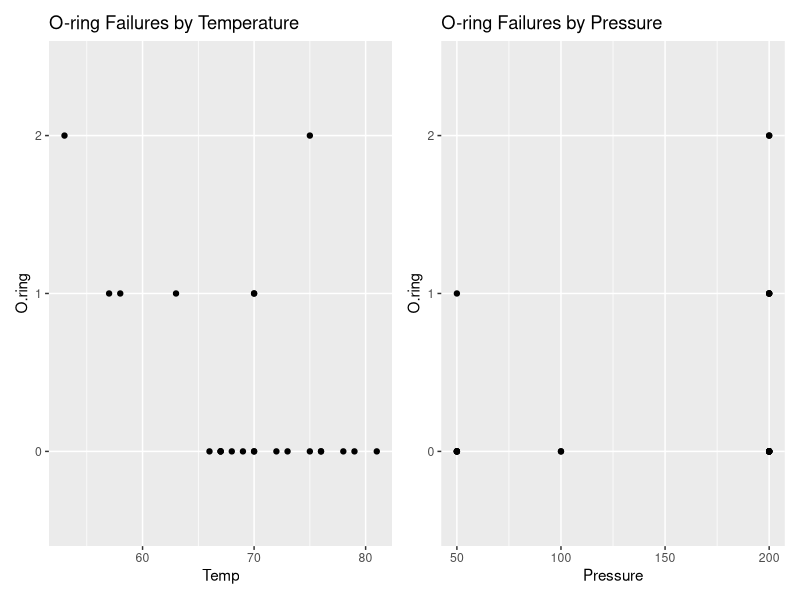
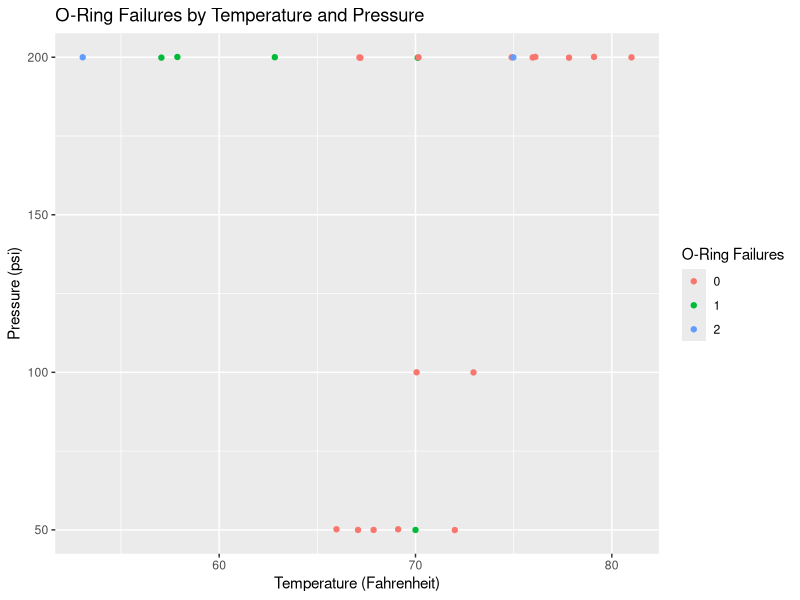
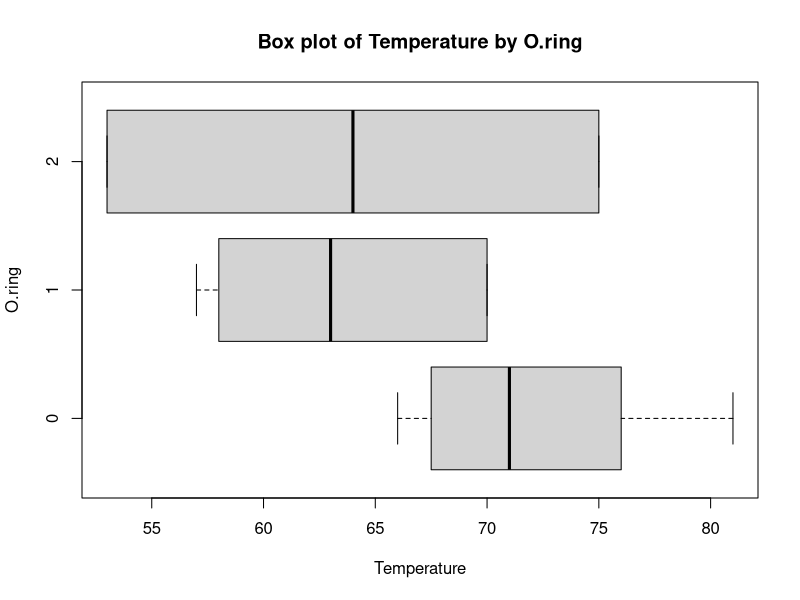
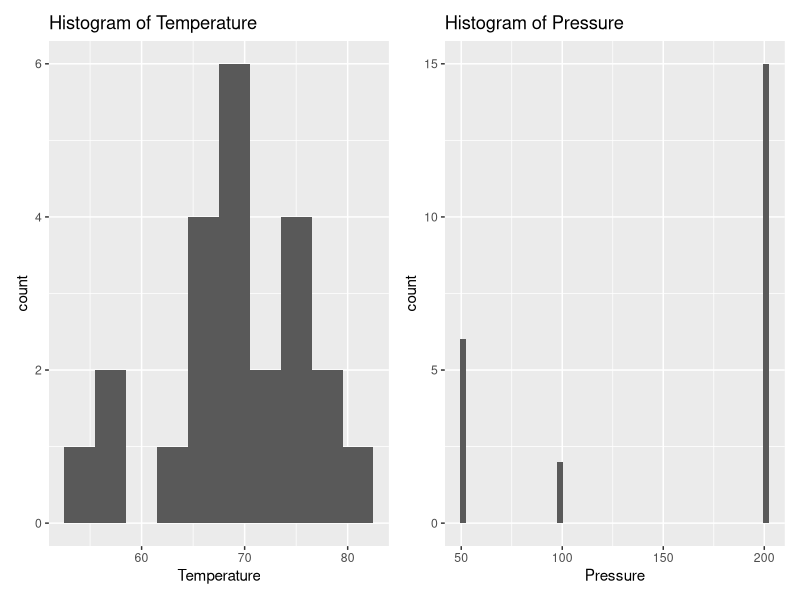
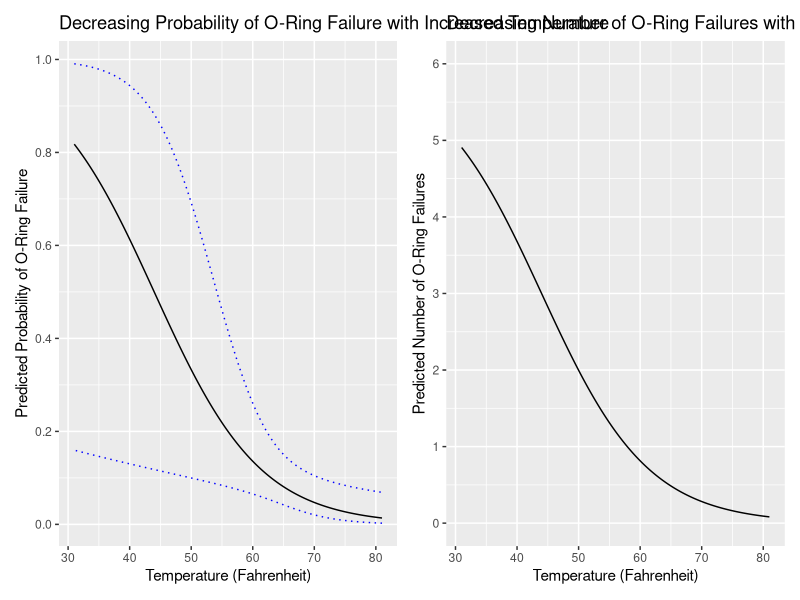
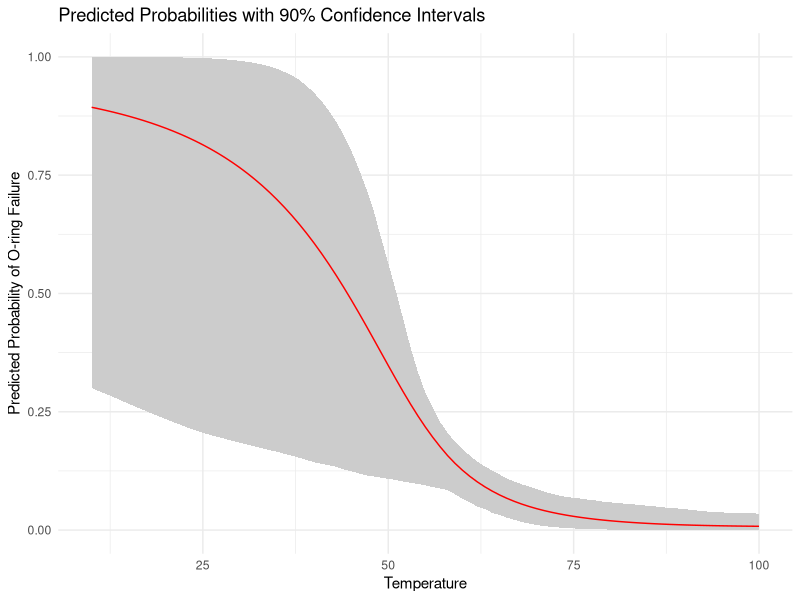
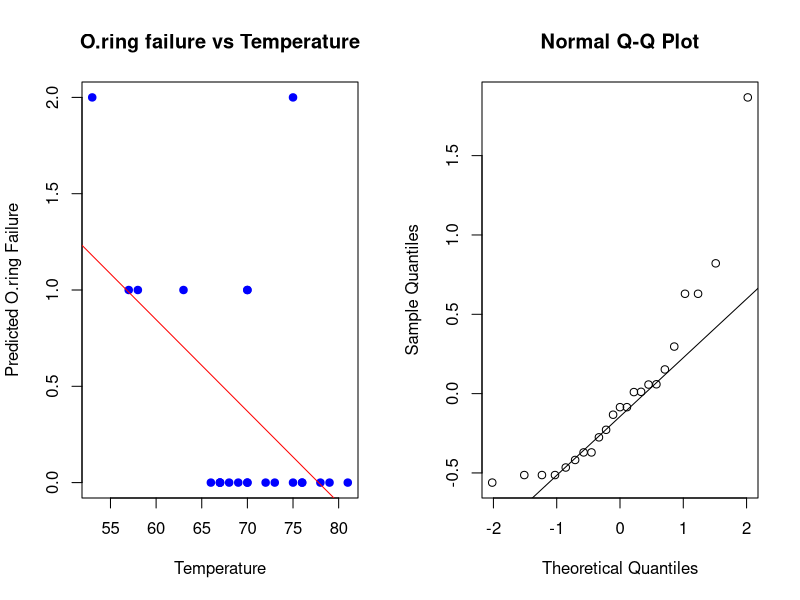
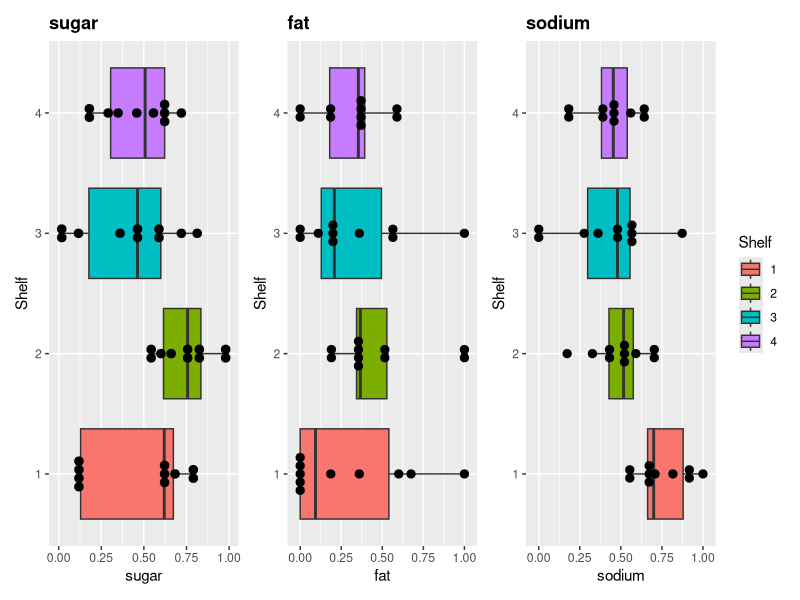

These figures' R source, in order:
## ---- chunk 1
library(tidyverse)
library(patchwork)
library(lmtest)
library(ggplot2)
library(car)
library(dplyr)

library(nnet)
library(GGally)
library(gridExtra)

set.seed(123)
## ---- chunk 2
challenger <- read.csv("../data/raw/challenger.csv")
## ---- chunk 3
scatter_temp <- challenger %>% ggplot(aes(y = factor(O.ring), x = Temp)) +
    geom_point() +
    ylab("O.ring") +
    labs(title = "O-ring Failures by Temperature")

scatter_pressure <- challenger %>% ggplot(aes(y = factor(O.ring), x = Pressure)) +
    geom_point() +
    ylab("O.ring") +
    labs(title = "O-ring Failures by Pressure")

scatter_temp | scatter_pressure
## ---- chunk 4
challenger %>% ggplot(aes(x = Temp, y = Pressure)) +
  geom_point(aes(color = factor(O.ring)),
             position = position_jitter(width = 0.2, height = 0.2)) +
  xlab("Temperature (Fahrenheit)") +
  ylab("Pressure (psi)") +
  labs(title = "O-Ring Failures by Temperature and Pressure",
       color = "O-Ring Failures")
## ---- chunk 5
boxplot(challenger$Temp ~ challenger$O.ring, xlab = "Temperature", ylab = "O.ring",
        main = "Box plot of Temperature by O.ring", horizontal = TRUE)
## ---- chunk 6
temp_hist <- challenger %>% ggplot(aes(x = Temp)) +
    geom_histogram(binwidth = 3) +
    xlab("Temperature") +
    labs(title = "Histogram of Temperature")
pressure_hist <- challenger %>% ggplot(aes(x = Pressure)) +
    geom_histogram(binwidth = 3) +
    xlab("Pressure") +
    labs(title = "Histogram of Pressure")

temp_hist | pressure_hist
## ---- chunk 7
# Logistic regression from the paper
mod_full <- glm(cbind(O.ring, 6 - O.ring) ~ Temp + Pressure,
                data = challenger, family = binomial(link = "logit"))
summary(mod_full)
## ---- chunk 8
Anova(mod_full, test = "LR")
## ---- chunk 9
# Estimate model with only temperature
mod_temp <- glm(cbind(O.ring, 6 - O.ring) ~ Temp,
                data = challenger, family = binomial(link = "logit"))

# Estimate model with temperature and quadratic term
mod_temp_quad <- glm(cbind(O.ring, 6 - O.ring) ~ Temp + I(Temp^2),
                    data = challenger, family = binomial(link = "logit"))

# Determine if quadratic term is important to the model
anova(mod_temp, mod_temp_quad, test = "Chisq")
## ---- chunk 10
# Return the coefficients of the model
beta_hat <- mod_temp$coefficients

# Define the Temperature sequence
temp_seq <- seq(from = 31, to = 81, by = 0.1)

# Get the standard error
new_data <- data.frame(Temp = temp_seq)
pred_temp <- predict(mod_temp, newdata = new_data, type = "link", se.fit = TRUE)
temp_se <- pred_temp$se.fit

pred_prob_graph <- ggplot() +
    geom_ribbon(aes(x = temp_seq,
                ymin = plogis(beta_hat[1] + beta_hat[2] * temp_seq - 1.96 * temp_se),
                ymax = plogis(beta_hat[1] + beta_hat[2] * temp_seq + 1.96 * temp_se)),
            color = "blue",
            linetype = "dotted",
            fill = NA) +
    geom_line(aes(
        x = temp_seq,
        y = 1 / (1 + exp(-(beta_hat[1] + beta_hat[2] * temp_seq)))),
        xlim = c(31, 81)
    ) +
    ylab("Predicted Probability of O-Ring Failure") +
    xlab("Temperature (Fahrenheit)") +
    labs(title = "Decreasing Probability of O-Ring Failure with Increased Temperature") + 
    scale_x_continuous(breaks = seq(30, 80, by = 10), limits = c(31, 81)) +
    scale_y_continuous(breaks = seq(0, 1, by = 0.2))

pred_probs_temp <- predict(mod_temp, newdata = new_data, type = "response")

pred_num_graph <- ggplot() +
    geom_line(
    aes(x = temp_seq, y = (pred_probs_temp * 6)),
    xlim = c(31, 81)) +
    ylab("Predicted Number of O-Ring Failures") +
    xlab("Temperature (Fahrenheit)") +
    labs(title = "Decreasing Number of O-Ring Failures with Increased Temperature") + 
    scale_x_continuous(breaks = seq(30, 80, by = 10), limits = c(31, 81)) +
    scale_y_continuous(breaks = seq(0, 6, by = 1), limits = c(0, 6))

pred_prob_graph | pred_num_graph
## ---- chunk 11
# Set the number of bootstrap samples
B <- 1000

# Initialize a matrix to store the bootstrap predictions
temps <- 10:100
bootstrap_preds <- matrix(NA, nrow = B, ncol = length(temps))
colnames(bootstrap_preds) <- temps

# Run the bootstrap
for (b in 1:B) {
  # Resample the data
  bootstrap_data <- challenger[sample(nrow(challenger), replace = TRUE), ]
  # Fit the model to the bootstrap data
  bootstrap_model <- glm(cbind(O.ring, 6 - O.ring) ~ Temp, 
                         data = bootstrap_data, family = binomial)
  # Compute predictions at each temperature
  for (temp in temps) {
    bootstrap_preds[b, as.character(temp)] <- 
      predict(bootstrap_model, newdata = data.frame(Temp = temp), type = "response")
  }
}

# Compute 90% confidence intervals
ci_lower <- apply(bootstrap_preds, 2, function(x) quantile(x, 0.05))
ci_upper <- apply(bootstrap_preds, 2, function(x) quantile(x, 0.95))

# Compute mean predictions at each temperature
mean_preds <- apply(bootstrap_preds, 2, mean)

# Combine results into a data frame
results <- data.frame(
  Temperature = temps,
  Lower_CI = ci_lower,
  Upper_CI = ci_upper,
  Mean_Pred = mean_preds
)

ggplot(results, aes(x = Temperature)) +
  geom_ribbon(aes(ymin = Lower_CI, ymax = Upper_CI), fill = "grey80") +
  geom_line(aes(y = Mean_Pred), color = "red") +  
  labs(y = "Predicted Probability of O-ring Failure",
       title = "Predicted Probabilities with 90% Confidence Intervals") +
  theme_minimal()
## ---- chunk 12
# Define a linear model
linear_model <- lm(O.ring ~ Temp, data = challenger)
# Predict probabilities
challenger$predicted <- predict(linear_model, type = "response")
# Create a scatter plot of observed vs predicted values
par(mfrow=c(1,2))
plot(challenger$Temp, challenger$O.ring,
     main = "O.ring failure vs Temperature",
     xlab = "Temperature",
     ylab = "Predicted O.ring Failure",
     pch = 19,
     col = "blue")
abline(linear_model, col = "red")

# Add regression line
qqnorm(resid(linear_model))
qqline(resid(linear_model))
## ---- chunk 13
cereal <- read_csv('../data/short-questions/cereal_dillons.csv')
## ---- chunk 14
# rescale the values between 0 and 1
Rescale <- function(values) {
    return((values - min(values)) / (max(values) - min(values)))
}

cereal <- cereal %>%
    mutate(
        Shelf = factor(Shelf),
        Cereal = factor(Cereal),
        sodium_g = (sodium_mg / 1000),
        sugar = Rescale(sugar_g / size_g),
        fat = Rescale(fat_g / size_g),
        sodium = Rescale(sodium_g / size_g)
    )
## ---- chunk 15
BoxPlot <- function(df, col) {
    return(
        df %>% ggplot(aes(x = Shelf, y = !!sym(col))) +
            geom_boxplot(aes(fill = Shelf)) +
            geom_dotplot(binaxis = "y", stackdir = "center", binwidth = 0.05) +
            labs(fill = "Shelf") +
            coord_flip() +
            ggtitle(col) +
            theme(plot.title = element_text(lineheight = 1, face = "bold")) +
            ylab(col) +
            xlab("Shelf")
    )
}

BoxPlot(cereal, "sugar") + theme(legend.position = "none") | BoxPlot(cereal, "fat") + theme(legend.position = "none") | BoxPlot(cereal, "sodium")
## ---- chunk 16
cereal %>% select(Shelf, sugar, fat, sodium) %>% ggparcoord(
    columns = 2:4,
    groupColumn = 1,
    showPoints = TRUE,
    scale = "globalminmax",
    title = "Parallel Coordinates Plot for Explanatory Variables and Shelf Number",
    alphaLines = 0.5
)
## ---- chunk 17
model_cereal_shelves_linear <- multinom(Shelf ~ sugar + fat + sodium, data = cereal)
summary(model_cereal_shelves_linear)

model_cereal_shelves_quadratic <- multinom(
    Shelf ~ sugar + fat + sodium +
    sugar:fat + sugar:sodium + fat:sodium + sugar:fat:sodium,
    data = cereal
)
## ---- chunk 18
lrt_cereal_main_effects <- round(Anova(model_cereal_shelves_linear), 4)
lrt_cereal_main_effects
## ---- chunk 19
lrt_cereal_quadratic_effects <- round(Anova(model_cereal_shelves_quadratic), 4)
lrt_cereal_quadratic_effects
## ---- chunk 20
Rescale2 <- function(value, col) {
    minn <- ifelse(value < min(cereal[col] / cereal$size_g), value, 
                   min(cereal[col] / cereal$size_g))
    maxx <- ifelse(value > max(cereal[col] / cereal$size_g), value, 
                   max(cereal[col] / cereal$size_g))
    return((value - minn) / (maxx - minn))
}
apple_jacks <- data.frame(
    sugar = Rescale2(12 / 28, "sugar_g"),
    fat = Rescale2(0.5 / 28, "fat_g"),
    sodium = Rescale2((130 / 1000) / 28, "sodium_g")
)
aj_shelf_probs <- predict(model_cereal_shelves_linear, newdata = apple_jacks, type = "probs")
round(aj_shelf_probs, 4)
## ---- chunk 21
# Define a function to calculate predicted probabilities for each shelf using mean fat and sugar
predict_prob <- function(sugar, model) {
  graph_data <- data.frame(sugar = sugar,
                         fat = mean(cereal$fat),
                         sodium = mean(cereal$sodium))
  predicted_probs <- predict(model, newdata = graph_data, type = "probs")
  return(predicted_probs)
}

# Plot the predicted probabilities for each shelf
# Plot Shelf 1
curve(predict_prob(x, model_cereal_shelves_linear)[, "1"], from = 0, to = 1,
      xlab = "Sugar", ylab = expression(hat(pi)), 
      main = "Predicted Probability of Shelf for Varying Sugar",
      col = "blue", lwd = 2, ylim = c(0, 1))

# Plot Shelf 2
curve(predict_prob(x, model_cereal_shelves_linear)[, "2"], add = TRUE,
      col = "red", lwd = 2)

# Plot Shelf 3
curve(predict_prob(x, model_cereal_shelves_linear)[, "3"], add = TRUE,
      col = "green", lwd = 2)

# Plot Shelf 4
curve(predict_prob(x, model_cereal_shelves_linear)[, "4"], add = TRUE,
      col = "purple", lwd = 2)

# Create a legend
legend("topleft", legend = c("Shelf 1", "Shelf 2", "Shelf 3", "Shelf 4"),
       col = c("blue", "red", "green", "purple"), lwd = 2)
## ---- chunk 22
odds_ratios <- round(exp(coef(model_cereal_shelves_linear)[,2:4])/10,2)
odds_ratios

cis_odd_ratios <- exp(confint(model_cereal_shelves_linear, level = 0.95))/10
cis_odd_ratios[2:4,,]
## ---- chunk 23
drinks <- read_csv('../data/short-questions/DeHartSimplified.csv')
## ---- chunk 24
# Median and above is defined as "high self esteem" for both rosn and state
drinks <- drinks %>%
  mutate(trait_bin = cut(rosn, breaks = 3), state_bin = cut(state, breaks=3))

agg_df <- aggregate(drinks$numall, by=list(drinks$id), FUN=mean) %>%
  rename("avg_drinks" = "x", "id" = "Group.1")

drinks <- inner_join(x=drinks, y=agg_df, by="id") 

drinks <- mutate(drinks, scaled_drinks = numall / avg_drinks)

pairs(~numall + scaled_drinks + nrel + prel + rosn +state, data = drinks)
## ---- chunk 25
p_0 <- drinks %>%
  ggplot(aes(x= numall, y = ..prop.., group = 1)) +
  geom_bar(fill = 'DarkBlue', color = 'black') +
  geom_text(stat='count', aes(label=..count..), vjust=-1) +
  xlab("Number of Drinks") +
  ylab("Proportion") +
  ylim(0,0.35)
p_0

p1 <- drinks %>%
  ggplot(aes(y = nrel, x = numall)) +
  geom_point()

p2 <- drinks %>%
  ggplot(aes(y = nrel, x = numall)) +
  geom_point()

p4 <- drinks %>%
  ggplot(aes(y = nrel, x = scaled_drinks)) +
  geom_point()

p5 <- drinks %>%
  ggplot(aes(x = nrel)) +
  geom_density(aes(y = ..density.., color = trait_bin, fill = trait_bin),alpha=0.2)

p6 <- drinks %>%
  ggplot(aes(x = nrel)) +
  geom_density(aes(y = ..density.., color = state_bin, fill = state_bin),alpha=0.2)

p7 <- drinks %>%
  ggplot(aes(x = numall)) +
  geom_density(aes(y = ..density.., color = trait_bin, fill = trait_bin),alpha=0.2)

p8 <- drinks %>%
  ggplot(aes(x = numall)) +
  geom_density(aes(y = ..density.., color = state_bin, fill = state_bin),alpha=0.2)

grid.arrange(p1, p2, p4, nrow = 3, ncol = 1)
grid.arrange(p5, p6, p7, p8, nrow = 4, ncol = 1)
## ---- chunk 26
poisson_mod <- glm(numall ~ nrel, data = drinks, family = poisson(link="log"))
summary(poisson_mod)

(exp(coef(poisson_mod)))
## ---- chunk 27
poisson_mod <- glm(numall ~ nrel + trait_bin, data = drinks, family = poisson(link="log"))
summary(poisson_mod)

(exp(coef(poisson_mod))-1)*100
